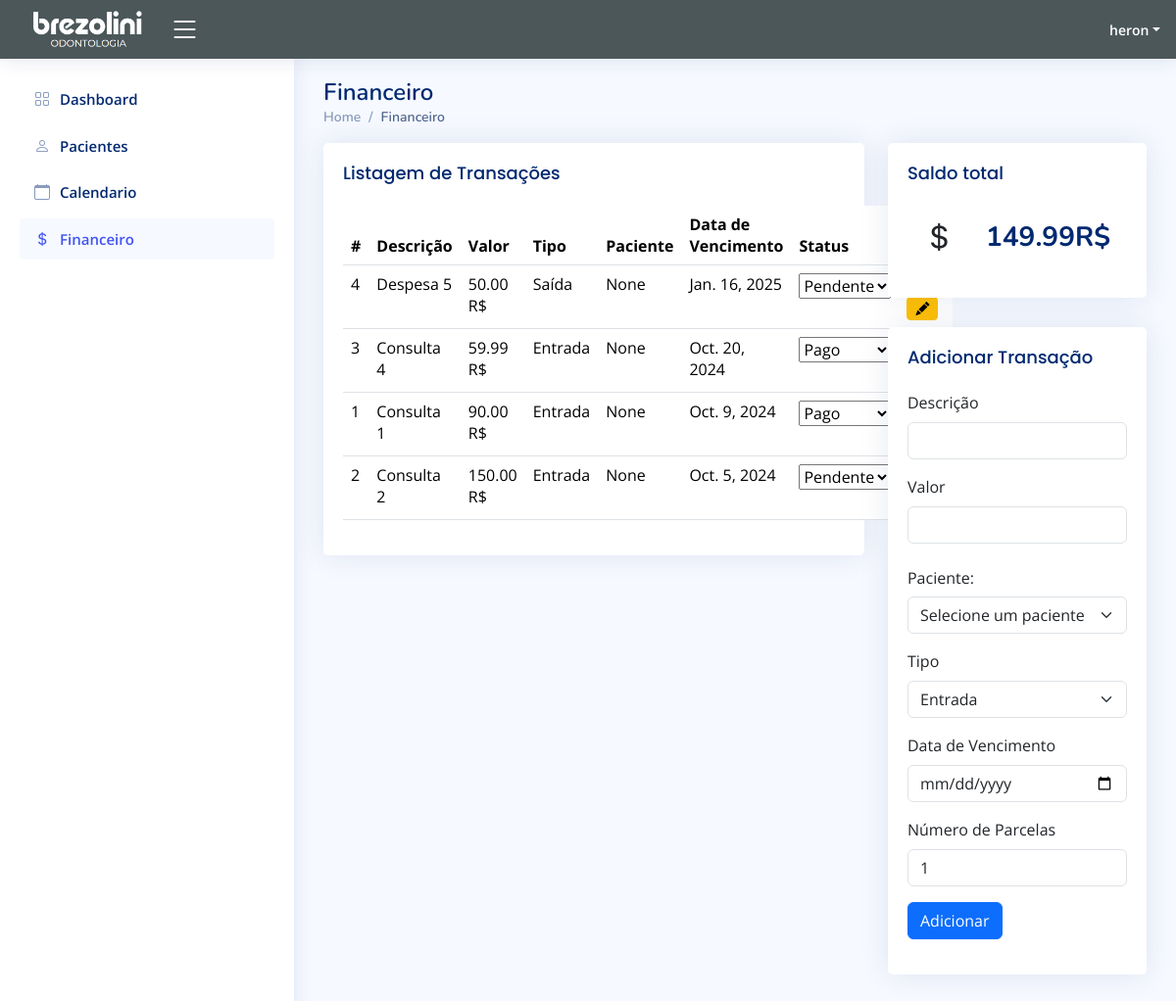
Page /financeiro (signed in) on the earlier database version.
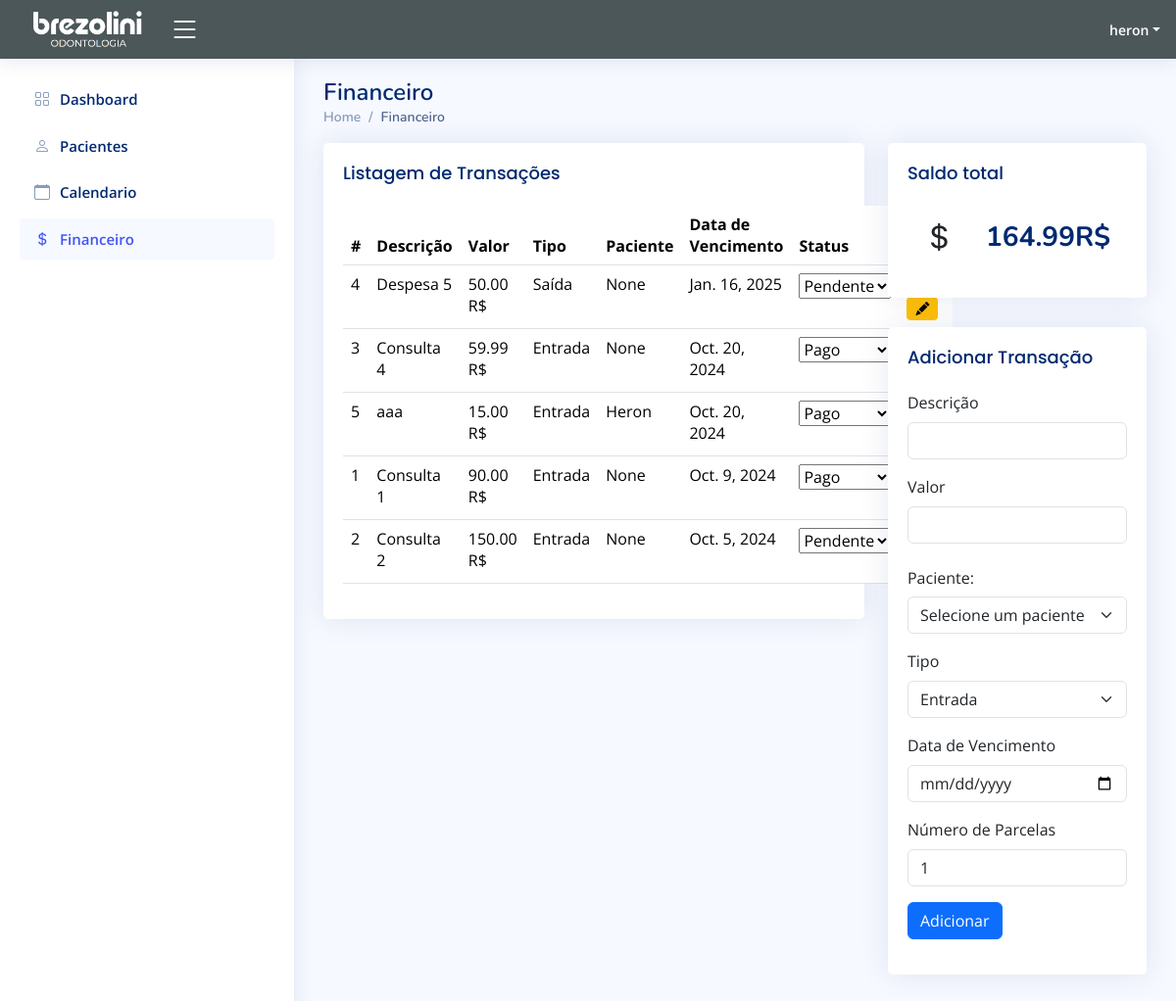
Same page on the later database version.
### app/models.py (models this page shows, shortened)
class Financeiro(models.Model):
    descricao=models.CharField(max_length=200)
    paciente=models.ForeignKey(Paciente, on_delete=models.SET_NULL, null=True)
    valor=models.DecimalField(max_digits=10, decimal_places=2)
    tipo=models.CharField(max_length=8)
    usuario = models.ForeignKey(User, on_delete=models.CASCADE)
    data_de_pagamento=models.DateField(default=timezone.now)
    parcelas = models.PositiveIntegerField(default=1)
    status=models.CharField(max_length=20, default='Pendente')

class Paciente(models.Model):
    Nome = models.CharField(max_length=100, blank=False, null=True)
    Email = models.CharField(max_length=100, blank=False, null=True)
    Data_cadastro = models.DateField(blank=False, null=True)
    Data_Nascimento = models.DateField(blank=False, null=True)
    Estado_civil = models.CharField(max_length=100, blank=False, null=True)
    Grupo = models.CharField(max_length=100, blank=False, null=True)
    Situacao_atual = models.CharField(max_length=100, blank=False, null=True)
    observacoes= models.CharField(max_length=256, blank=False, null=True)
    genero = models.CharField(max_length=100, blank=False, null=True)
    celular = models.CharField(max_length=20, blank=False, null=True)
    clinica = models.CharField(max_length=100, blank=False, null=True)
    local_nascimento = models.CharField(max_length=100, blank=False, null=True)
    CPF = models.CharField(max_length=100, blank=False, null=True)
    RG = models.CharField(max_length=100, blank=False, null=True)
    Orgao_emissor = models.CharField(max_length=100, blank=False, null=True)
    Convenio = models.CharField(max_length=100, blank=False, null=True)
    Plano = models.CharField(max_length=100, blank=False, null=True)
    Data_adesao = models.DateField(blank=False, null=True)
    Nome_pai = models.CharField(max_length=100, blank=True, null=True)
    CPF_pai = models.CharField(max_length=100, blank=True, null=True)
    RG_pai = models.CharField(max_length=100, blank=True, null=True)
    Telefone_pai = models.CharField(max_length=100, blank=True, null=True)
    Nome_mae = models.CharField(max_length=100, blank=True, null=True)
    Cpf_mae = models.CharField(max_length=100, blank=True, null=True)
    Rg_mae = models.CharField(max_length=100, blank=True, null=True)
    Telefone_mae=models.CharField(max_length=100, blank=True, null=True)
    CEP=models.IntegerField(blank=False, null=True)
    Endereco = models.CharField(max_length=100, blank=False, null=True)
    Numero = models.IntegerField(blank=False, null=True)
    Complemento = models.CharField(max_length=100, blank=False, null=True)
    Bairro = models.CharField(max_length=100, blank=False, null=True)
    Cidade = models.CharField(max_length=100, blank=False, null=True)
    Estado = models.CharField(max_length=100, blank=False, null=True)
    def __str__(self):
        return '{}'.format(self.Nome, self.id)

### app/views.py (the view)
# urls.py: path('financeiro', views.financeiro, name="financeiro"),
@has_role_decorator('administrador')
@login_required(login_url="/")
def financeiro(request):
    if request.method == "POST":
        descricao = request.POST.get('descricao')
        valor = float(request.POST.get('valor'))
        tipo = request.POST.get('tipo')
        data_de_pagamento = request.POST.get('data_pagamento')
        paciente_id = request.POST.get('paciente')
        parcelas = int(request.POST.get('parcelas', 1))  # Obtém o número de parcelas ou usa 1 por padrão
        paciente_instance = get_object_or_404(Paciente, id=paciente_id)
        valor_parcela = valor / parcelas
        for i in range(parcelas):
            financeiro = Financeiro(
                descricao=descricao,
                valor=valor_parcela,
                tipo=tipo,
                data_de_pagamento=data_de_pagamento,
                paciente=paciente_instance,
                usuario=request.user,
                status='Pendente'  # Defina o status conforme necessário
            )
            financeiro.save()
        return redirect('financeiro')
    else:
        usuario = request.user
        dados_financeiros = Financeiro.objects.filter(usuario=usuario).order_by('-data_de_pagamento')
        pacientes = Paciente.objects.all()
        saldo_total = 0
        for item in dados_financeiros:
            if item.status == 'Pago':
                if item.tipo == 'Entrada':
                    saldo_total += item.valor
                elif item.tipo == 'Saída':
                    saldo_total -= item.valor
        return render(request, 'frontend/financeiro.html', {
            'financeiro': dados_financeiros,
            'usuario': usuario,
            'saldo_total': saldo_total,
            'pacientes': pacientes,  # Passa o saldo total para o template
        })

### app/templates/frontend/financeiro.html (shortened to what the changed rows need)
<html lang="en">
{% load static %}
<head>
  <link href="{% static "vendor/bootstrap/css/bootstrap.min.css" %}" rel="stylesheet">
  <link href="{% static "vendor/bootstrap-icons/bootstrap-icons.css" %}" rel="stylesheet">
  <link href="{% static "vendor/boxicons/css/boxicons.min.css" %}" rel="stylesheet">
  <link href="{% static "vendor/quill/quill.snow.css" %}" rel="stylesheet">
  <link href="{% static "vendor/quill/quill.bubble.css" %}" rel="stylesheet">
  <link href="{% static "vendor/remixicon/remixicon.css" %}" rel="stylesheet">
  <link href="{% static "vendor/simple-datatables/style.css" %}" rel="stylesheet">
  <link href="{% static "css/style.css" %}" rel="stylesheet">
</head>
<body>
  <main id="main" class="main" backgor>
    <div class="pagetitle">
      <h1>Financeiro</h1>
    </div>
    <section class="section dashboard">
        <div class="row">
            <div class="col-lg-8">
                <div class="card">
                  <div class="card-body">
                    <table class="table datatable" id="transactionTable">
                      <thead>
                        <tr>
                          <th scope="col">#</th>
                          <th scope="col">Descrição</th>
                          <th scope="col">Valor</th>
                          <th scope="col">Tipo</th>
                          <th scope="col">Paciente</th>
                          <th scope="col">Data de Vencimento</th>
                          <th scope="col">Status</th>
                          <th scope="col">Ação</th>
                        </tr>
                      </thead>
                      <tbody>
                     {% if financeiro %}
                      {% for financeiro in financeiro %}
                      <tr>
                        <td>{{financeiro.id}}</td>
                        <td>{{financeiro.descricao}}</td>
                        <td>{{financeiro.valor}} R$</td>
                        <td>{{financeiro.tipo}}</td>
                        <td>{{financeiro.paciente}}</td>
                        <td>{{financeiro.data_de_pagamento}}</td>
                        <td>
                        <form action="{% url 'atualizar_status' financeiro.id %}" method="post">
                              <select name="status" onchange="this.form.submit()">
                                  <option value="Pendente" {% if financeiro.status == 'Pendente' %} selected {% endif %}>Pendente</option>
                                  <option value="Pago" {% if financeiro.status == 'Pago' %} selected {% endif %}>Pago</option>
                              </select>
                          </form>
                      </td>
                        <td>
                          <a href="{% url 'deletar_financeiro' financeiro.id %}" class="btn btn-danger btn-sm">
                        </a>
                        <a href="{% url 'editar_financeiro' financeiro.id %}" class="btn btn-warning btn-sm">
                          <i class="bi bi-pencil-fill"></i>
                      </a>
                      </td>
                      </tr>
                      {% endfor %}
                  {% else %}
                      <td>Sem itens associados.</td>
                  {% endif %}
                      </tbody>
                    </table>
                  </div>
                </div>
              </div>
          <div class="col-lg-4">
            <div class="card info-card Consultas-card">
                <div class="card-body">
                  <div class="d-flex align-items-center">
                    <div class="ps-3">
                      <h6>{{saldo_total}}<span>R$</span></h6>
                    </div>
                  </div>
                </div>
              </div>
        </div>
    </section>
  </main>
</body>
</html>

Differences in the rows shown:
added Financeiro: id "5", descricao "aaa", valor "15.00", tipo "Entrada", paciente "Heron", data_de_pagamento "Oct. 20, 2024", status "Pago"
Other differences:
{{ saldo_total }}: "149.99" → "164.99"
